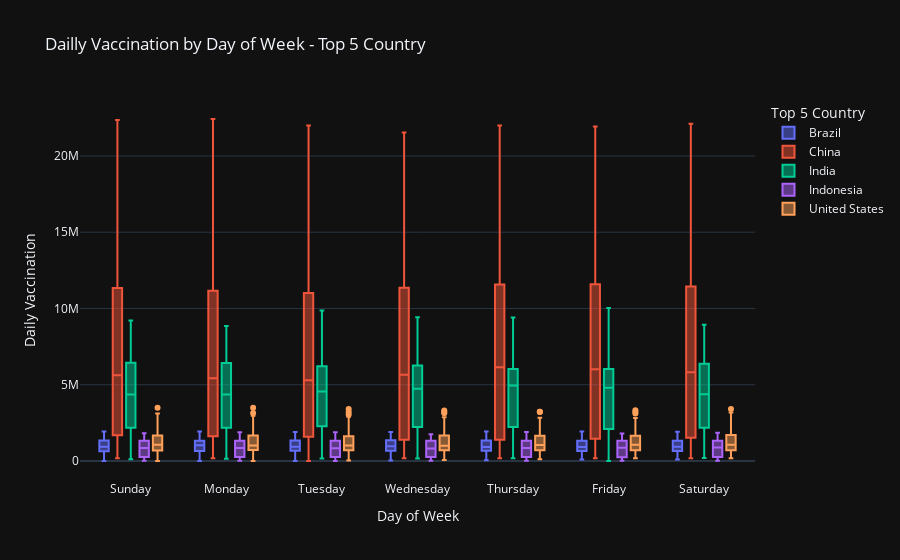

Notebook cell for this chart:
### Code cell
fig = px.box(top5_country_total_day,x='Day of Week',y='daily_vaccinations',color='country',
             labels={"country" : 'Top 5 Country', 'daily_vaccinations' : "Daily Vaccination"},
                title="Dailly Vaccination by Day of Week - Top 5 Country",template='plotly_dark')
fig.show()

### Figure 1 — Plotly figure (JSON) as saved in the notebook; plotly's stock layout.template omitted (floating-point values rounded to 4 significant figures; data arrays with more than 128 entries replaced by an {"elided": "..."} marker saying what was removed)
{"data": [{"alignmentgroup": "True", "hovertemplate": "Top 5 Country=Brazil<br>Day of Week=%{x}<br>Daily Vaccination=%{y}<extra></extra>", "legendgroup": "Brazil", "marker": {"color": "#636efa"}, "name": "Brazil", "notched": false, "offsetgroup": "Brazil", "orientation": "v", "showlegend": true, "type": "box", "x": {"elided": "389 str values"}, "x0": " ", "xaxis": "x", "y": {"elided": "389 int values"}, "y0": " ", "yaxis": "y"}, {"alignmentgroup": "True", "hovertemplate": "Top 5 Country=China<br>Day of Week=%{x}<br>Daily Vaccination=%{y}<extra></extra>", "legendgroup": "China", "marker": {"color": "#EF553B"}, "name": "China", "notched": false, "offsetgroup": "China", "orientation": "v", "showlegend": true, "type": "box", "x": {"elided": "422 str values"}, "x0": " ", "xaxis": "x", "y": {"elided": "422 int values"}, "y0": " ", "yaxis": "y"}, {"alignmentgroup": "True", "hovertemplate": "Top 5 Country=India<br>Day of Week=%{x}<br>Daily Vaccination=%{y}<extra></extra>", "legendgroup": "India", "marker": {"color": "#00cc96"}, "name": "India", "notched": false, "offsetgroup": "India", "orientation": "v", "showlegend": true, "type": "box", "x": {"elided": "391 str values"}, "x0": " ", "xaxis": "x", "y": {"elided": "391 int values"}, "y0": " ", "yaxis": "y"}, {"alignmentgroup": "True", "hovertemplate": "Top 5 Country=Indonesia<br>Day of Week=%{x}<br>Daily Vaccination=%{y}<extra></extra>", "legendgroup": "Indonesia", "marker": {"color": "#ab63fa"}, "name": "Indonesia", "notched": false, "offsetgroup": "Indonesia", "orientation": "v", "showlegend": true, "type": "box", "x": {"elided": "394 str values"}, "x0": " ", "xaxis": "x", "y": {"elided": "394 int values"}, "y0": " ", "yaxis": "y"}, {"alignmentgroup": "True", "hovertemplate": "Top 5 Country=United States<br>Day of Week=%{x}<br>Daily Vaccination=%{y}<extra></extra>", "legendgroup": "United States", "marker": {"color": "#FFA15A"}, "name": "United States", "notched": false, "offsetgroup": "United States", "orientation": "v", "showlegend": true, "type": "box", "x": {"elided": "424 str values"}, "x0": " ", "xaxis": "x", "y": {"elided": "424 int values"}, "y0": " ", "yaxis": "y"}], "layout": {"boxmode": "group", "legend": {"title": {"text": "Top 5 Country"}, "tracegroupgap": 0}, "title": {"text": "Dailly Vaccination by Day of Week - Top 5 Country"}, "xaxis": {"anchor": "y", "domain": [0, 1], "title": {"text": "Day of Week"}}, "yaxis": {"anchor": "x", "domain": [0, 1], "title": {"text": "Daily Vaccination"}}}}
